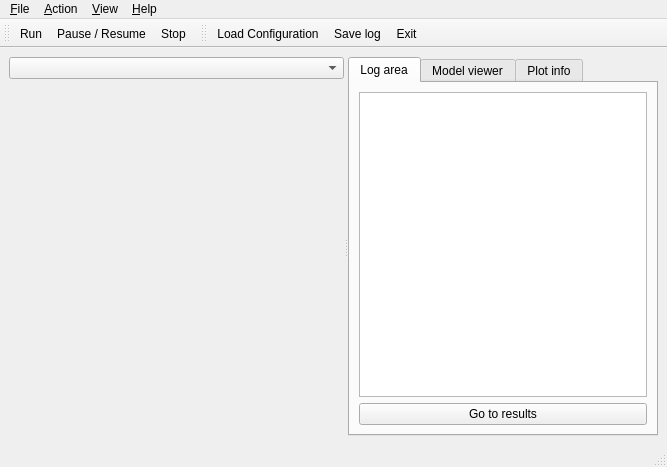
<?xml version="1.0" encoding="UTF-8"?>
<ui version="4.0">
 <class>MainWindow</class>
 <widget class="QMainWindow" name="MainWindow">
  <property name="windowModality">
   <enum>Qt::ApplicationModal</enum>
  </property>
  <property name="geometry">
   <rect>
    <x>0</x>
    <y>0</y>
    <width>667</width>
    <height>467</height>
   </rect>
  </property>
  <property name="sizePolicy">
   <sizepolicy hsizetype="Fixed" vsizetype="Fixed">
    <horstretch>1</horstretch>
    <verstretch>1</verstretch>
   </sizepolicy>
  </property>
  <property name="windowTitle">
   <string>Pythia - Forest Sector Simulator</string>
  </property>
  <property name="windowIcon">
   <iconset resource="resources.qrc">
    <normaloff>:/imgs/icon.png</normaloff>:/imgs/icon.png</iconset>
  </property>
  <property name="iconSize">
   <size>
    <width>24</width>
    <height>24</height>
   </size>
  </property>
  <widget class="QWidget" name="centralwidget">
   <property name="sizePolicy">
    <sizepolicy hsizetype="Fixed" vsizetype="Fixed">
     <horstretch>1</horstretch>
     <verstretch>1</verstretch>
    </sizepolicy>
   </property>
   <layout class="QHBoxLayout">
    <item>
     <widget class="QSplitter" name="splitter">
      <property name="orientation">
       <enum>Qt::Horizontal</enum>
      </property>
      <widget class="QWidget" name="layoutWidget">
       <layout class="QVBoxLayout">
        <item>
         <widget class="QComboBox" name="layerSelector">
          <property name="sizePolicy">
           <sizepolicy hsizetype="Preferred" vsizetype="Fixed">
            <horstretch>1</horstretch>
            <verstretch>0</verstretch>
           </sizepolicy>
          </property>
         </widget>
        </item>
        <item>
         <spacer>
          <property name="orientation">
           <enum>Qt::Vertical</enum>
          </property>
          <property name="sizeHint" stdset="0">
           <size>
            <width>200</width>
            <height>16</height>
           </size>
          </property>
         </spacer>
        </item>
        <item>
         <widget class="MapBox" name="mapBox" native="true">
          <property name="sizePolicy">
           <sizepolicy hsizetype="Expanding" vsizetype="Expanding">
            <horstretch>2</horstretch>
            <verstretch>2</verstretch>
           </sizepolicy>
          </property>
          <property name="minimumSize">
           <size>
            <width>300</width>
            <height>300</height>
           </size>
          </property>
         </widget>
        </item>
       </layout>
      </widget>
      <widget class="QTabWidget" name="tabWidget">
       <property name="currentIndex">
        <number>0</number>
       </property>
       <widget class="QWidget" name="log_area">
        <attribute name="title">
         <string>Log area</string>
        </attribute>
        <layout class="QVBoxLayout" name="verticalLayout">
         <item>
          <widget class="QTextEdit" name="logArea">
           <property name="whatsThis">
            <string>&lt;html&gt;&lt;head&gt;&lt;meta name=&quot;qrichtext&quot; content=&quot;1&quot; /&gt;&lt;style type=&quot;text/css&quot;&gt;
p, li { white-space: pre-wrap; }
&lt;/style&gt;&lt;/head&gt;&lt;body style=&quot; font-family:'Sans Serif'; font-size:9pt; font-weight:400; font-style:normal;&quot;&gt;
&lt;p style=&quot; margin-top:0px; margin-bottom:0px; margin-left:0px; margin-right:0px; -qt-block-indent:0; text-indent:0px;&quot;&gt;Run-time logs collecting area (can be saved)&lt;/p&gt;&lt;/body&gt;&lt;/html&gt;</string>
           </property>
          </widget>
         </item>
         <item>
          <widget class="QPushButton" name="viewResultsButton">
           <property name="toolTip">
            <string>&lt;html&gt;&lt;head/&gt;&lt;body&gt;&lt;p&gt;You will need a recent version of LibreOffice (or OpenOffice) installed on your system to view the results.&lt;/p&gt;&lt;p&gt;If you don't have it you can download it from &lt;a href=&quot;http://www.libreoffice.org&quot;&gt;&lt;span style=&quot; text-decoration: underline; color:#0000ff;&quot;&gt;http://www.libreoffice.org.&lt;/span&gt;&lt;/a&gt;&lt;/p&gt;&lt;p/&gt;&lt;/body&gt;&lt;/html&gt;</string>
           </property>
           <property name="locale">
            <locale language="English" country="UnitedKingdom"/>
           </property>
           <property name="text">
            <string>Go to results</string>
           </property>
          </widget>
         </item>
        </layout>
       </widget>
       <widget class="QWidget" name="model_viewer">
        <attribute name="title">
         <string>Model viewer</string>
        </attribute>
        <layout class="QHBoxLayout">
         <item>
          <widget class="QTreeWidget" name="statusView">
           <property name="whatsThis">
            <string>&lt;html&gt;&lt;head&gt;&lt;meta name=&quot;qrichtext&quot; content=&quot;1&quot; /&gt;&lt;style type=&quot;text/css&quot;&gt;
p, li { white-space: pre-wrap; }
&lt;/style&gt;&lt;/head&gt;&lt;body style=&quot; font-family:'Sans Serif'; font-size:9pt; font-weight:400; font-style:normal;&quot;&gt;
&lt;p style=&quot; margin-top:0px; margin-bottom:0px; margin-left:0px; margin-right:0px; -qt-block-indent:0; text-indent:0px;&quot;&gt;Run-time viewer of important model status variables&lt;/p&gt;&lt;/body&gt;&lt;/html&gt;</string>
           </property>
           <column>
            <property name="text">
             <string>1</string>
            </property>
           </column>
          </widget>
         </item>
        </layout>
       </widget>
       <widget class="QWidget" name="plot_info">
        <attribute name="title">
         <string>Plot info</string>
        </attribute>
        <layout class="QGridLayout">
         <item row="0" column="0">
          <widget class="QTextEdit" name="pxInfoArea">
           <property name="overwriteMode">
            <bool>false</bool>
           </property>
           <property name="textInteractionFlags">
            <set>Qt::TextSelectableByKeyboard|Qt::TextSelectableByMouse</set>
           </property>
          </widget>
         </item>
        </layout>
       </widget>
      </widget>
     </widget>
    </item>
   </layout>
  </widget>
  <widget class="QMenuBar" name="menubar">
   <property name="geometry">
    <rect>
     <x>0</x>
     <y>0</y>
     <width>667</width>
     <height>25</height>
    </rect>
   </property>
   <widget class="QMenu" name="menuView">
    <property name="title">
     <string>&amp;View</string>
    </property>
    <addaction name="actionHideDebugMsgs"/>
    <addaction name="actionFitMap"/>
   </widget>
   <widget class="QMenu" name="menuHelp">
    <property name="title">
     <string>&amp;Help</string>
    </property>
    <addaction name="actionRegMASDocumentation"/>
    <addaction name="actionAboutRegMAS"/>
   </widget>
   <widget class="QMenu" name="menuAction">
    <property name="title">
     <string>&amp;Action</string>
    </property>
    <addaction name="actionRun"/>
    <addaction name="actionPause"/>
    <addaction name="actionStop"/>
   </widget>
   <widget class="QMenu" name="menuFile">
    <property name="title">
     <string>&amp;File</string>
    </property>
    <addaction name="actionLoadConfiguration"/>
    <addaction name="actionSaveLog"/>
    <addaction name="actionSaveLogAs"/>
   </widget>
   <addaction name="menuFile"/>
   <addaction name="menuAction"/>
   <addaction name="menuView"/>
   <addaction name="menuHelp"/>
  </widget>
  <widget class="QStatusBar" name="statusbar"/>
  <widget class="QToolBar" name="modelToolBar">
   <property name="orientation">
    <enum>Qt::Horizontal</enum>
   </property>
   <attribute name="toolBarArea">
    <enum>TopToolBarArea</enum>
   </attribute>
   <attribute name="toolBarBreak">
    <bool>false</bool>
   </attribute>
   <addaction name="actionRun"/>
   <addaction name="actionPause"/>
   <addaction name="actionStop"/>
  </widget>
  <widget class="QToolBar" name="fileToolBar">
   <property name="orientation">
    <enum>Qt::Horizontal</enum>
   </property>
   <attribute name="toolBarArea">
    <enum>TopToolBarArea</enum>
   </attribute>
   <attribute name="toolBarBreak">
    <bool>false</bool>
   </attribute>
   <addaction name="actionLoadConfiguration"/>
   <addaction name="actionSaveLog"/>
   <addaction name="actionExit"/>
  </widget>
  <action name="actionLoadConfiguration">
   <property name="icon">
    <iconset resource="resources.qrc">
     <normaloff>:/imgs/open.png</normaloff>:/imgs/open.png</iconset>
   </property>
   <property name="text">
    <string>&amp;Load Configuration</string>
   </property>
  </action>
  <action name="actionSaveLog">
   <property name="icon">
    <iconset resource="resources.qrc">
     <normaloff>:/imgs/save.png</normaloff>:/imgs/save.png</iconset>
   </property>
   <property name="text">
    <string>&amp;Save log</string>
   </property>
  </action>
  <action name="actionSaveLogAs">
   <property name="icon">
    <iconset resource="resources.qrc">
     <normaloff>:/imgs/saveas.png</normaloff>:/imgs/saveas.png</iconset>
   </property>
   <property name="text">
    <string>Save log &amp;as..</string>
   </property>
  </action>
  <action name="actionRun">
   <property name="icon">
    <iconset resource="resources.qrc">
     <normaloff>:/imgs/play.png</normaloff>:/imgs/play.png</iconset>
   </property>
   <property name="text">
    <string>&amp;Run</string>
   </property>
  </action>
  <action name="actionPause">
   <property name="icon">
    <iconset resource="resources.qrc">
     <normaloff>:/imgs/pause.png</normaloff>:/imgs/pause.png</iconset>
   </property>
   <property name="text">
    <string>&amp;Pause / Resume</string>
   </property>
  </action>
  <action name="actionStop">
   <property name="icon">
    <iconset resource="resources.qrc">
     <normaloff>:/imgs/stop.png</normaloff>:/imgs/stop.png</iconset>
   </property>
   <property name="text">
    <string>&amp;Stop</string>
   </property>
  </action>
  <action name="actionAboutRegMAS">
   <property name="icon">
    <iconset resource="resources.qrc">
     <normaloff>:/imgs/info.png</normaloff>:/imgs/info.png</iconset>
   </property>
   <property name="text">
    <string>&amp;About RegMAS</string>
   </property>
  </action>
  <action name="actionExit">
   <property name="icon">
    <iconset resource="resources.qrc">
     <normaloff>:/imgs/exit.png</normaloff>:/imgs/exit.png</iconset>
   </property>
   <property name="text">
    <string>&amp;Exit</string>
   </property>
  </action>
  <action name="actionHideDebugMsgs">
   <property name="checkable">
    <bool>true</bool>
   </property>
   <property name="icon">
    <iconset resource="resources.qrc">
     <normaloff>:/imgs/clear.png</normaloff>:/imgs/clear.png</iconset>
   </property>
   <property name="text">
    <string>Hide &amp;debug messages</string>
   </property>
  </action>
  <action name="actionRegMASDocumentation">
   <property name="icon">
    <iconset resource="resources.qrc">
     <normaloff>:/imgs/help.png</normaloff>:/imgs/help.png</iconset>
   </property>
   <property name="text">
    <string>RegMAS &amp;documentation</string>
   </property>
  </action>
  <action name="actionFitMap">
   <property name="icon">
    <iconset resource="resources.qrc">
     <normaloff>:/imgs/view-refresh.png</normaloff>:/imgs/view-refresh.png</iconset>
   </property>
   <property name="text">
    <string>&amp;Fit map in Window</string>
   </property>
  </action>
  <action name="actionViewResults">
   <property name="text">
    <string>goToResults</string>
   </property>
  </action>
 </widget>
 <customwidgets>
  <customwidget>
   <class>MapBox</class>
   <extends>QWidget</extends>
   <header>MapBox.h</header>
  </customwidget>
 </customwidgets>
 <tabstops>
  <tabstop>layerSelector</tabstop>
 </tabstops>
 <resources>
  <include location="resources.qrc"/>
 </resources>
 <connections/>
</ui>
